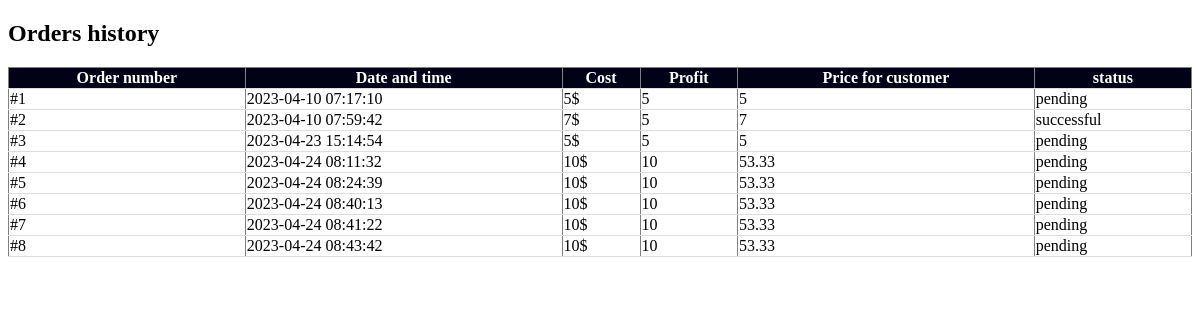
/php/profit.php (signed in), run on an earlier commit of the app's database.
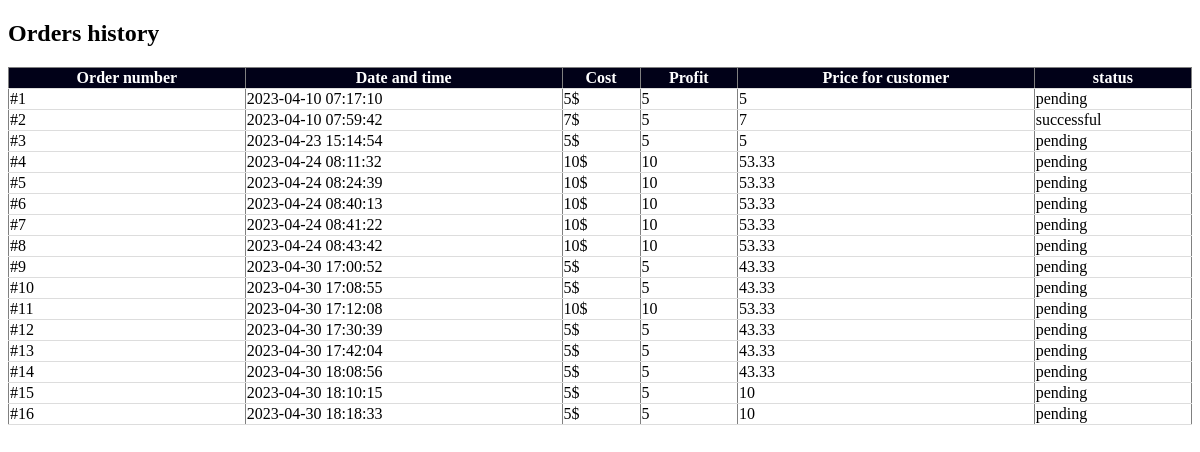
And on a later commit of the database.
### tables this page shows
CREATE TABLE `orders` (
  `o_id` int(11) NOT NULL,
  `p_id` int(11) DEFAULT NULL,
  `c_id` int(11) DEFAULT NULL,
  `status` enum('successful','pending','failed','') NOT NULL DEFAULT 'pending',
  `date` timestamp NOT NULL DEFAULT current_timestamp()
);

CREATE TABLE `packages` (
  `p_id` int(11) NOT NULL,
  `width` float NOT NULL,
  `height` float NOT NULL,
  `weight` float NOT NULL,
  `message` text DEFAULT NULL,
  `to_name` varchar(255) DEFAULT NULL,
  `to_phone` varchar(100) DEFAULT NULL,
  `to_address` varchar(255) NOT NULL,
  `p_longitude` decimal(11,8) DEFAULT NULL,
  `p_latitude` decimal(10,8) DEFAULT NULL,
  `to_district` varchar(255) NOT NULL,
  `fragile` tinyint(1) NOT NULL DEFAULT 0,
  `o_price` float NOT NULL DEFAULT 0,
  `cost` float NOT NULL,
  `charge` float NOT NULL DEFAULT 5,
  `f_price` float NOT NULL,
  `pay_at_delivery` tinyint(1) NOT NULL DEFAULT 1
);

### php/profit.php (the view, shortened to what this page needs)
<!DOCTYPE html>
<html>
<head>
</head>
<body>
  <h2>Orders history</h2>
  <table border="border">
    <thead>
      <tr>
        <th>Order number </th>
        <th>Date and time</th>
        <th>Cost</th>
        <th>Profit</th>
        <th>Price for customer</th>
        <th>status</th>
      </tr>
    </thead>
    <tbody>
      <?php
      require_once('connection.php');
      $query = "SELECT * FROM orders NATURAL JOIN packages ORDER BY date";
      $result = mysqli_query($link, $query);
      if (($result) && (mysqli_num_rows($result) > 0)) {
        while ($row = mysqli_fetch_assoc($result)) {
          echo "<tr>
<td>#" . $row["o_id"] . "</td>
<td>" . $row["date"] . "</td>
<td>" . $row["cost"] . "$</td>
<td>" . $row["charge"] . "</td>
<td>" . $row["f_price"] . "</td>
<td>" . $row["status"] . "</td>
</tr>";
        }
      }
      ?>
    </tbody>
  </table>
</body>
</html>

What changed in the data, as far as the page shows it:
added orders: o_id "9", date "2023-04-30 17:00:52", p.cost "5", p.charge "5", p.f_price "43.33", status "pending"
added orders: o_id "10", date "2023-04-30 17:08:55", p.cost "5", p.charge "5", p.f_price "43.33", status "pending"
added orders: o_id "11", date "2023-04-30 17:12:08", p.cost "10", p.charge "10", p.f_price "53.33", status "pending"
added orders: o_id "12", date "2023-04-30 17:30:39", p.cost "5", p.charge "5", p.f_price "43.33", status "pending"
added orders: o_id "13", date "2023-04-30 17:42:04", p.cost "5", p.charge "5", p.f_price "43.33", status "pending"
added orders: o_id "14", date "2023-04-30 18:08:56", p.cost "5", p.charge "5", p.f_price "43.33", status "pending"
added orders: o_id "15", date "2023-04-30 18:10:15", p.cost "5", p.charge "5", p.f_price "10", status "pending"
added orders: o_id "16", date "2023-04-30 18:18:33", p.cost "5", p.charge "5", p.f_price "10", status "pending"
